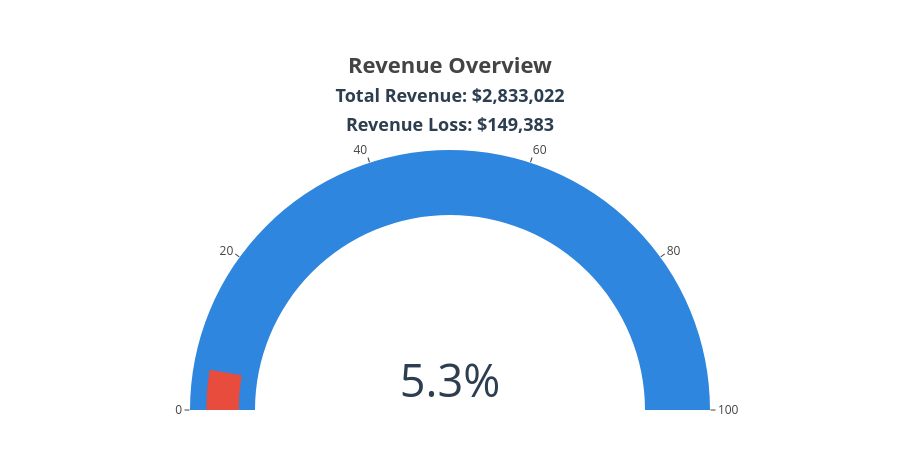

This figure's notebook cell:
### Markdown cell above
High skew and kurtosis. The variable revenue_loss has a high skew and kurtosis, which indicates that the distribution is not normal and has a long tail to the right. 
This suggests that there are some orders with very high revenue loss compared to the majority of orders, which may indicate that a small number of orders are responsible for a large portion of the total revenue loss.

### Code cell
total_revenue_loss = df_merge_ord_miss_prod['revenue_loss'].sum()
total_revenue = df_merge_ord_miss_prod['order_amount'].sum()
loss_percentage = (total_revenue_loss / total_revenue) * 100

fig = go.Figure(go.Indicator(
    mode="gauge+number",
    value=loss_percentage,

    number={
        'suffix': "%",
        'font': {'size': 45, 'color': '#2C3E50'}
    },

    title={
        'text': (
            "<b style='font-size:22px'>Revenue Overview</b><br>"
            "<span style='font-size:10px'>&nbsp;</span><br>"  
            f"<b style='font-size:18px; color:#2C3E50'>Total Revenue: ${total_revenue:,.0f}</b><br>"
            "<span style='font-size:8px'>&nbsp;</span><br>"
            f"<b style='font-size:18px; color:#2C3E50'>Revenue Loss: ${total_revenue_loss:,.0f}</b>"
        )
    },

    gauge={
        'axis': {'range': [0,100]},
        'bar': {'color': "#E74C3C"},
        'bgcolor': "#2E86DE",
        'borderwidth': 0
    }
))

fig.update_layout(
    height=450,
    margin=dict(l=40, r=40, t=150, b=40)
)

fig.show()

### Figure 1 — Plotly figure (JSON) as saved in the notebook; plotly's stock layout.template omitted (floating-point values rounded to 4 significant figures)
{"data": [{"gauge": {"axis": {"range": [0, 100]}, "bar": {"color": "#E74C3C"}, "bgcolor": "#2E86DE", "borderwidth": 0}, "mode": "gauge+number", "number": {"font": {"color": "#2C3E50", "size": 45}, "suffix": "%"}, "title": {"text": "<b style='font-size:22px'>Revenue Overview</b><br><span style='font-size:10px'>&nbsp;</span><br><b style='font-size:18px; color:#2C3E50'>Total Revenue: $2,833,022</b><br><span style='font-size:8px'>&nbsp;</span><br><b style='font-size:18px; color:#2C3E50'>Revenue Loss: $149,383</b>"}, "type": "indicator", "value": 5.273}], "layout": {"height": 450, "margin": {"b": 40, "l": 40, "r": 40, "t": 150}}}
